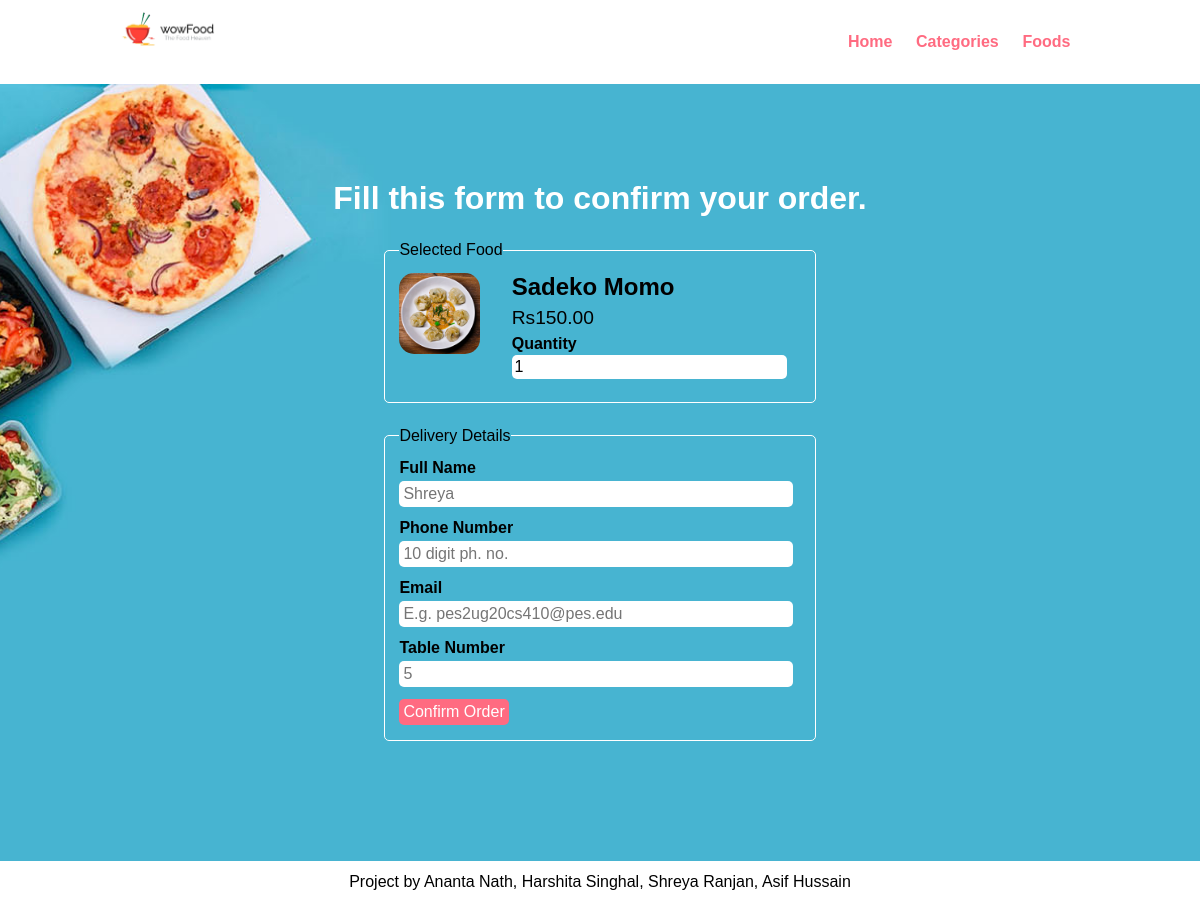
Page /order.php?food_id=6 on the committed database.
### tables this page shows
CREATE TABLE `tbl_food` (
  `id` int(10) UNSIGNED NOT NULL,
  `title` varchar(100) NOT NULL,
  `description` text NOT NULL,
  `price` decimal(10,2) NOT NULL,
  `image_name` varchar(255) NOT NULL,
  `category_id` int(10) UNSIGNED NOT NULL,
  `featured` varchar(10) NOT NULL,
  `active` varchar(10) NOT NULL
);

### order.php (the view, shortened to what this page needs)
<?php include('partials-front/menu.php'); ?>
    <?php
        if(isset($_GET['food_id']))
        {
            $food_id = $_GET['food_id'];
            $sql = "SELECT * FROM tbl_food WHERE id=$food_id";
            $res = mysqli_query($conn, $sql);
            $count = mysqli_num_rows($res);
            if($count==1)
            {
                $row = mysqli_fetch_assoc($res);
                $title = $row['title'];
                $price = $row['price'];
                $image_name = $row['image_name'];
            }
            else
            {
                header('location:'.SITEURL);
            }
        }
        else
        {
            header('location:'.SITEURL);
        }
    ?>
    <section class="food-search">
        <div class="container">
            <h2 class="text-center text-white">Fill this form to confirm your order.</h2>
            <form action="" method="POST" class="order">
                <fieldset>
                    <legend>Selected Food</legend>
                    <div class="food-menu-img">
                        <?php
                            if($image_name=="")
                            {
                                echo "<div class='error'>Image not Available.</div>";
                            }
                            else
                            {
                                ?>
                                <img src="<?php echo SITEURL; ?>images/food/<?php echo $image_name; ?>" alt="Chicke Hawain Pizza" class="img-responsive img-curve">
                                <?php
                            }
                        ?>
                    </div>
                    <div class="food-menu-desc">
                        <h3><?php echo $title; ?></h3>
                        <p class="food-price">Rs<?php echo $price; ?></p>
                        <div class="order-label">Quantity</div>
                        <input type="number" name="qty" min="1" max="10" class="input-responsive" value="1" required>
                    </div>
                </fieldset>
                <fieldset>
                    <legend>Delivery Details</legend>
                    <div class="order-label">Full Name</div>
                    <input type="text" name="full-name" pattern="[a-z]{1,} [a-z]{0,}|[a-z]{1,}" placeholder="Shreya" class="input-responsive" required>
                    <div class="order-label">Phone Number</div>
                    <input type="tel" name="contact" pattern="[1-9]{1}[0-9]{1}[0-9]{1}[0-9]{1}[0-9]{1}[0-9]{1}[0-9]{1}[0-9]{1}[0-9]{1}[0-9]{1}" required placeholder="10 digit ph. no." class="input-responsive" required>
                    <div class="order-label">Email</div>
                    <input type="email" name="email" placeholder="E.g. pes2ug20cs410@pes.edu" class="input-responsive" required>
                    <div class="order-label">Table Number</div>
                    <input type="text" name="table-number" placeholder="5" class="input-responsive" required>
                    <input type="submit" name="submit" value="Confirm Order" class="btn btn-primary">
                </fieldset>
            </form>
        </div>
    </section>
    <?php include('partials-front/footer.php'); ?>

### css/style.css (style rules this page uses)
* { margin: 0 0; padding: 0 0; font-family: Arial, Helvetica, sans-serif; }
.container { width: 80%; margin: 0 auto; padding: 1%; }
.img-responsive { width: 100%; }
.img-curve { border-radius: 15px; }
.text-center { text-align: center; }
.text-white { color: white; }
.btn { padding: 1%; border: none; font-size: 1rem; border-radius: 5px; }
.btn-primary { background-color: #ff6b81; color: white; cursor: pointer; }
h2 { color: #2f3542; font-size: 2rem; margin-bottom: 2%; }
h3 { font-size: 1.5rem; }
fieldset { border: 1px solid white; margin: 5%; padding: 3%; border-radius: 5px; }
.food-search { background-image: url(../images/bg.jpg); background-size: cover; background-repeat: no-repeat; background-position: center; padding: 7% 0; }
.food-menu-img { width: 20%; float: left; }
.food-menu-desc { width: 70%; float: left; margin-left: 8%; }
.food-price { font-size: 1.2rem; margin: 2% 0; }
.order { width: 50%; margin: 0 auto; }
.input-responsive { width: 96%; padding: 1%; margin-bottom: 3%; border: none; border-radius: 5px; font-size: 1rem; }
.order-label { margin-bottom: 1%; font-weight: bold; }

### rows in the picture
tbl_food: image_name (picture), title "Sadeko Momo", price "150.00"
